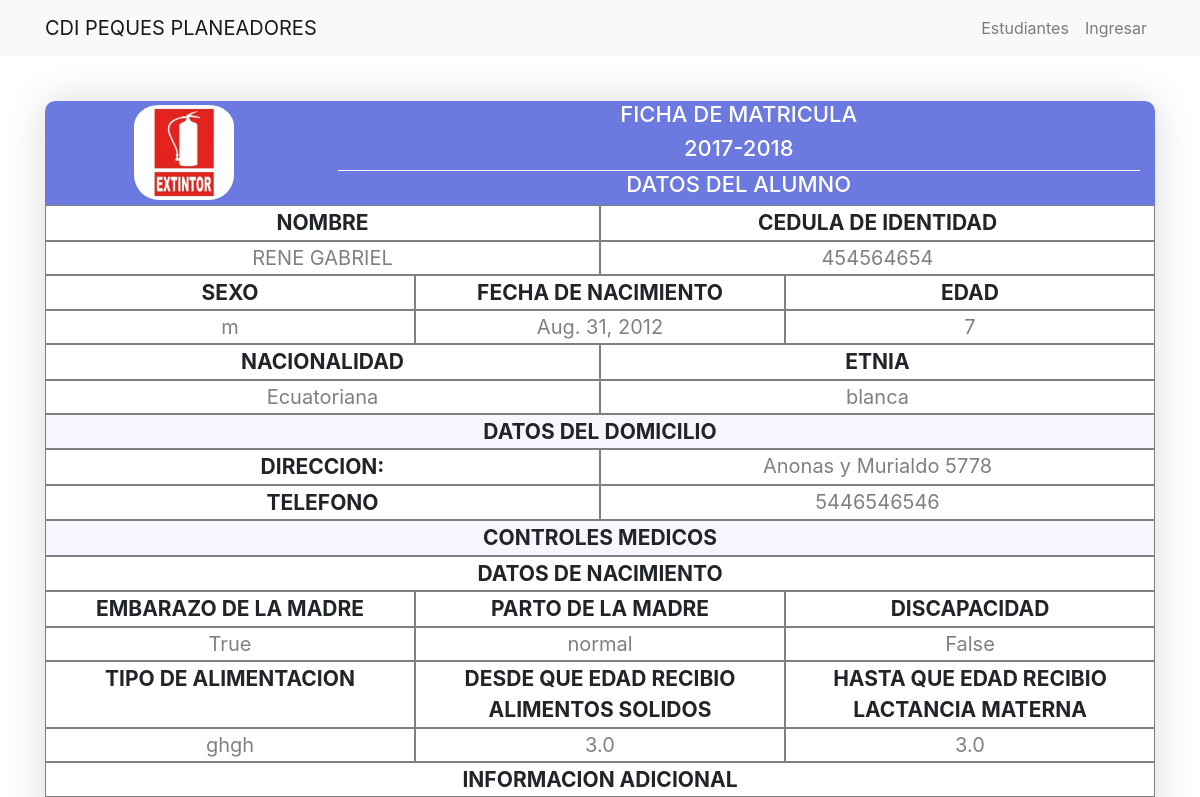
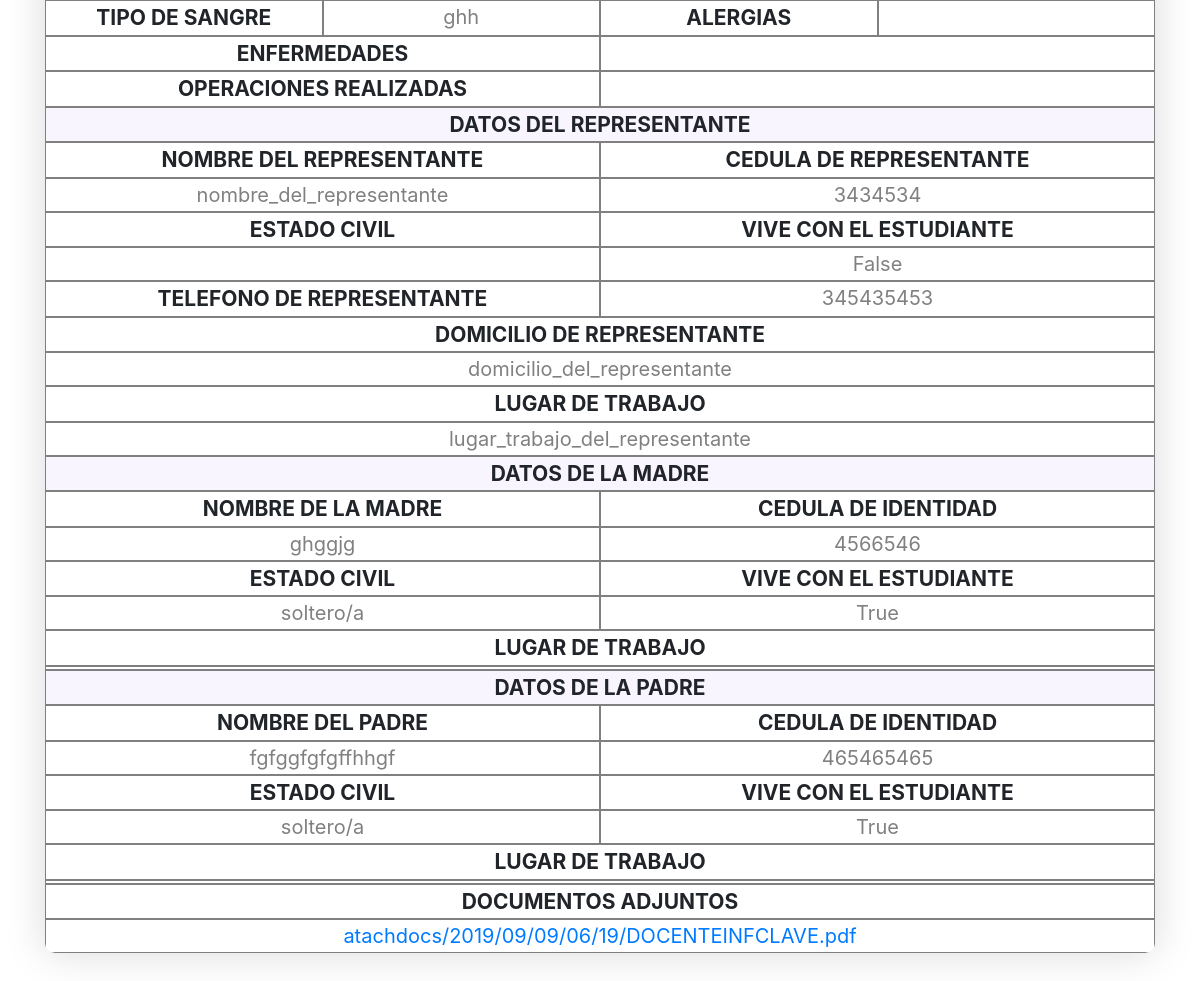
The app's page /students/1/ with its own data (2 pictures, top to bottom).
### students/models.py (models this page shows, shortened)
class Student(models.Model):
    COURSE_CHOICES = [('i_1', 'Inicial 1'), ('i_2', 'Inicial 2'), ('i_3', 'Inicial 3')]
    SEX_CHOICE = [('m', 'Masculino'), ('f', 'Femenino')]
    RACE_CHOICE = [('blanca', 'Blanca'), ('meztiza', 'Mestiza'), ('negra', 'Afrodescendiente'), ('indigena', 'Indigena')]
    MOTHER_BIRTH_BEHAVIOUR = [('normal', 'Normal'), ('complicado', 'Complicado')]
    DISABILITY_CHOICE = [('fisica', 'Fisica'), ('mental', 'Mental')]
    CIVIL_STATE = [('soltero/a', 'Soltero/a'), ('casado/a', 'Casado/a')]
    nombre = models.CharField(max_length=130)
    foto = models.ImageField(default='default.jpg', upload_to='students_pics', blank=True)
    sexo = models.CharField(max_length=130, choices=SEX_CHOICE)
    raza = models.CharField(max_length=120, choices=RACE_CHOICE)
    fecha_de_nacimiento = models.DateField(default=datetime.now(), help_text='Año-Mes-Dia', blank=True, null=True)
    ci = models.PositiveSmallIntegerField(unique=True, validators=[MaxValueValidator(9999999999)])
    nacionalidad = models.CharField(max_length=130, default='Ecuatoriana')
    curso = models.CharField(max_length=130, choices=COURSE_CHOICES, blank=True)
    domicilio = models.TextField()
    embarazo_de_la_madre_con_control = models.BooleanField(default=True, blank=True)
    parto_de_la_madre = models.CharField(max_length=120, choices=MOTHER_BIRTH_BEHAVIOUR, blank=True)
    tiene_discapacidad = models.BooleanField(default=False)
    tipo_de_discapacidad = models.CharField(max_length=125, choices=DISABILITY_CHOICE, blank=True)
    parte_afectada_por_discapacidad = models.CharField(max_length=130, blank=True)
    tipo_de_alimentacion = models.CharField(max_length=130)
    desde_que_edad_comio_solidos = models.FloatField(default=3)
    hasta_que_edad_tomo_leche_materna = models.FloatField(default=3)
    tipo_de_sangre = models.CharField(max_length=125)
    alergias = models.TextField(blank=True)
    enfermedades = models.TextField(blank=True)
    operaciones = models.TextField(blank=True)
    profesora = models.ForeignKey(User, on_delete=models.CASCADE)
    nombre_del_representante = models.CharField(max_length=130)
    ci_del_representante = models.PositiveSmallIntegerField()
    nacionalidad_del_representante = models.CharField(max_length=130, default='Ecuatoriana')
    telefono_del_representante = models.IntegerField()
    estado_civil_del_representante = models.CharField(max_length=125, choices=CIVIL_STATE, blank=True)
    representante_vive_con_estudiante = models.BooleanField()
    domicilio_del_representante = models.TextField(blank=True)
    lugar_trabajo_del_representante = models.TextField(blank=True)
    el_representante_es_el_padre_o_la_madre = models.BooleanField(default=True)
    nombre_de_la_madre = models.CharField(max_length=130, blank=True)
    ci_de_la_madre = models.PositiveSmallIntegerField(blank=True)
    nacionalidad_de_la_madre = models.CharField(max_length=130, default='Ecuatoriana', blank=True)
    telefono_de_la_madre = models.IntegerField()
    estado_civil_de_la_madre = models.CharField(max_length=125, choices=CIVIL_STATE, blank=True)
    madre_vive_con_hijo = models.BooleanField(default=True, blank=True)
    domicilio_de_la_madre = models.TextField(blank=True)
    lugar_trabajo_de_la_madre = models.TextField(blank=True)
    nombre_del_padre = models.CharField(max_length=130, blank=True)
    ci_del_padre = models.PositiveSmallIntegerField(blank=True)
    nacionalidad_del_padre = models.CharField(max_length=130, default='Ecuatoriana', blank=True)
    telefono_del_padre = models.IntegerField(blank=True)
    estado_civil_de_padre = models.CharField(max_length=125, choices=CIVIL_STATE, blank=True)
    padre_vive_con_hijo = models.BooleanField(default=True)
    domicilio_del_padre = models.TextField(blank=True)
    lugar_trabajo_del_padre = models.TextField(blank=True)
    documentos_adjuntos = models.FileField(blank=True, null=True, upload_to='atachdocs/%Y/%m/%D/')
    @property
    def age(self):
        age_year = int((datetime.now().date() - self.fecha_de_nacimiento).days / 365.25)
        return age_year

### students/views.py (the view)
# urls.py: path('<int:pk>/', ProfileStudent.as_view(), name='student-profile'),
class ProfileStudent(DetailView):
    model = Student
    context_object_name = 'students'

### students/templates/students/student_detail.html
{% extends "students/base.html" %}
{% block content %}
<article class="main_table">
    <div class="first_section">
        <div class="row title-background">
            <div class="col-sm-3 text-center">
               <img src="{{ students.foto.url }}"  class="profile-img" alt="Profile-img">
            </div>
            <div class="col-sm-9">
                <div>
                    <h1>FICHA DE MATRICULA</h1>
                    <h1>2017-2018</h1>
                </div>
                <div class="border-solid">
                    <h1>DATOS DEL ALUMNO</h1>
                </div>
            </div>
        </div>
    </div>
    <div class="second_section">
        <table>
            <tr>
                <th>NOMBRE</th>
                <th>CEDULA DE IDENTIDAD</th>
            </tr>
            <tr>
                <td>{{ students.nombre }}</td>
                <td>{{ students.ci }}</td>
            </tr>
        </table>
        <table>
            <tr>
                <th>SEXO</th>
                <th>FECHA DE NACIMIENTO</th>
                <th>EDAD</th>
            </tr>
            <tr>
                <td>{{ students.sexo }}</td>
                <td>{{ students.fecha_de_nacimiento }}</td>
                <td>{{ students.age }}</td>
            </tr>
        </table>
        <table>
            <tr>
                <th>NACIONALIDAD</th>
                <th>ETNIA</th>
            </tr>
            <tr>
                <td>{{ students.nacionalidad }}</td>
                <td>{{ students.raza }}</td>
            </tr>
        </table>
        <table>
            <tr class="title-background">
                <th>DATOS DEL DOMICILIO</th>
            </tr>
            <tr>
                <th>DIRECCION:</th>
                <td>{{ students.domicilio }}</td>
            </tr>
            <tr>
                <th>TELEFONO</th>
                <td>{{ students.telefono_de_la_madre }}</td>
            </tr>
        </table>
        <table>
            <tr class="title-background">
                <th>CONTROLES MEDICOS</th>
            </tr>
            <tr>
                <th>DATOS DE NACIMIENTO</th>
            </tr>
            <tr>
                <th>EMBARAZO DE LA MADRE</th>
                <th>PARTO DE LA MADRE</th>
                <th>DISCAPACIDAD</th>
            </tr>
            <tr>
                <td>{{students.embarazo_de_la_madre_con_control }}</td>
                <td>{{students.parto_de_la_madre }}</td>
                <td>{{students.tiene_discapacidad }}</td>
            </tr>
            <tr>
                <th>TIPO DE ALIMENTACION</th>
                <th>DESDE QUE EDAD RECIBIO ALIMENTOS SOLIDOS</th>
                <th>HASTA QUE EDAD RECIBIO LACTANCIA MATERNA</th>
            </tr>
            <tr>
                <td>{{ students.tipo_de_alimentacion }}</td>
                <td>{{ students.desde_que_edad_comio_solidos }}</td>
                <td>{{ students.hasta_que_edad_tomo_leche_materna }}</td>
            </tr>
        </table>
        <table>
            <tr>
                <th>INFORMACION ADICIONAL</th>
            </tr>
            <tr>
                <th>TIPO DE SANGRE</th>
                <td>{{ students.tipo_de_sangre }}</td>
                <th>ALERGIAS</th>
                <td>{{ students.alergias }}</td>
            </tr>
            <tr>
                <th>ENFERMEDADES</th>
                <td>{{ students.enfermedades }}</td>
            </tr>
                        <tr>
                <th>OPERACIONES REALIZADAS</th>
                <td>{{ students.operaciones }}</td>
            </tr>
        </table>
        <table>
            <tr class="title-background">
                <th>DATOS DEL REPRESENTANTE</th>
            </tr>
            <tr>
                <th>NOMBRE DEL REPRESENTANTE</th>
                <th>CEDULA DE REPRESENTANTE</th>
            </tr>
            <tr>
                <td>{{ students.nombre_del_representante }}</td>
                <td>{{ students.ci_del_representante }}</td>
            </tr>
            <tr>
                <th>ESTADO CIVIL</th>
                <th>VIVE CON EL ESTUDIANTE</th>
            </tr>
            <tr>
                <td>{{ students.estado_civil_del_representante }}</td>
                <td>{{ students.representante_vive_con_estudiante }}</td>
            </tr>
            <tr>
                <th>TELEFONO DE REPRESENTANTE</th>
                <td>{{ students.telefono_del_representante }}</td>
            </tr>
            <tr>
                <th>DOMICILIO DE REPRESENTANTE</th>
            </tr>
            <tr>
                <td>{{ students.domicilio_del_representante }}</td>
            </tr>
            <tr>
                <th>LUGAR DE TRABAJO</th>
            </tr>
            <tr>
                <td>{{ students.lugar_trabajo_del_representante }}</td>
            </tr>
        </table>
        <table>
            <tr class="title-background">
                <th>DATOS DE LA MADRE</th>
            </tr>
            <tr>
                <th>NOMBRE DE LA MADRE</th>
                <th>CEDULA DE IDENTIDAD</th>
            </tr>
            <tr>
                <td>{{ students.nombre_de_la_madre }}</td>
                <td>{{ students.ci_de_la_madre }}</td>
            </tr>
            <tr>
                <th>ESTADO CIVIL</th>
                <th>VIVE CON EL ESTUDIANTE</th>
            </tr>
            <tr>
                <td>{{ students.estado_civil_de_la_madre }}</td>
                <td>{{ students.madre_vive_con_hijo }}</td>
            </tr>
            <tr>
                <th>LUGAR DE TRABAJO</th>
            </tr>
            <tr>
                <td>{{ students.lugar_trabajo_de_la_madre }}</td>
            </tr>
        </table>
        <table>
            <tr class="title-background">
                <th>DATOS DE LA PADRE</th>
            </tr>
            <tr>
                <th>NOMBRE DEL PADRE</th>
                <th>CEDULA DE IDENTIDAD</th>
            </tr>
            <tr>
                <td>{{ students.nombre_del_padre }}</td>
                <td>{{ students.ci_del_padre }}</td>
            </tr>
            <tr>
                <th>ESTADO CIVIL</th>
                <th>VIVE CON EL ESTUDIANTE</th>
            </tr>
            <tr>
                <td>{{ students.estado_civil_de_padre }}</td>
                <td>{{ students.padre_vive_con_hijo }}</td>
            </tr>
            <tr>
                <th>LUGAR DE TRABAJO</th>
            </tr>
            <tr>
                <td>{{ students.lugar_trabajo_del_padre }}</td>
            </tr>
        </table>
        <table>
            <tr>
                <th>DOCUMENTOS ADJUNTOS</th>
            </tr>
            <tr>
                <td><a href="{{ students.documentos_adjuntos.url }}">{{ students.documentos_adjuntos }}</a></td>
            </tr>
        </table>
    </div>
</article>
{% endblock content %}

### students/templates/students/base.html (shortened to what this page needs)
{% load static %}
<!DOCTYPE html>
<html lang="en">
<head>
    <link rel="stylesheet" href="https://maxcdn.bootstrapcdn.com/bootstrap/4.0.0/css/bootstrap.min.css">
    <link rel="stylesheet" type="text/css" href="{% static 'students/css/main.css' %}">
</head>
<body>
    <nav class="navbar navbar-expand-lg navbar-light bg-light">
        <div class="container">
  <a class="navbar-brand" href="#">CDI PEQUES PLANEADORES</a>
  <div class="collapse navbar-collapse justify-content-end" id="navbarNavDropdown">
    <ul class="navbar-nav">
        <li class="nav-item">
            <a class="nav-link" href="{% url 'student-view' %}">Estudiantes</a>
        </li>
        {% if user.is_authenticated %}
            <li class="nav-item">
                <a class="nav-link" href="{% url 'student-create' %}">Añadir</a>
            </li>
            <li class="nav-item">
                <a class="nav-link" href="{% url 'logout' %}">Salir</a>
            </li>
        {% else %}
            <li class="nav-item">
                <a class="nav-link" href="{% url 'login' %}">Ingresar</a>
            </li>
        {% endif %}
    </ul>
  </div>
        </div>
</nav>
<div class="container">
    {% block content %}
    {% endblock %}
</div>
</body>
</html>

### students/static/students/css/main.css (style rules this page uses)
.main_table { margin-top: 45px; border-radius: 10px; overflow: hidden; box-shadow: 0 0 40px 0 rgba(0,0,0,.15); -moz-box-shadow: 0 0 40px 0 rgba(0,0,0,.15); -webkit-box-shadow: 0 0 40px 0 rgba(0,0,0,.15); -o-box-shadow: 0 0 40px 0 rgba(0,0,0,.15); -ms-box-shadow: 0 0 40px 0 rgba(0,0,0,.15); padding-left: 15px; padding-right: 15px; margin-bottom: 55px; }
.main_table .first_section .row .col-sm-9 { display: flex; flex-direction: column; text-align: center; font-size: 18px; color: #fff; background-color: #6c7ae0; }
.main_table .first_section .row .col-sm-3 { color: #fff; background-color: #6c7ae0; }
.main_table .first_section .row .col-sm-9 .border-solid { border-top: solid white 1px; }
.title-background { background-color: #F8F5FF; }
.first_section h1 { font-size: 22px }
.second_section { margin-right: -15px; margin-left: -15px; }
.second_section table { width: 100%; font-size: 22px; }
.second_section table tr { display: flex; text-align: center; }
.second_section table tr th, .second_section table tr td { flex: 1; border: solid gray .3px; }
.second_section table tbody tr td { font-size: 20px; color: gray; }
.second_section table tbody tr th { font-size: 21px; }
.profile-img { max-width: 100px; border-radius: 25px; padding-top: 4px; }

### records on screen
Student: foto (picture), nombre "RENE GABRIEL", ci "454564654", sexo "m", fecha_de_nacimiento "Aug. 31, 2012", age "7", nacionalidad "Ecuatoriana", raza "blanca", domicilio "Anonas y Murialdo 5778", telefono_de_la_madre "5446546546", embarazo_de_la_madre_con_control "True", parto_de_la_madre "normal", tiene_discapacidad "False", tipo_de_alimentacion "ghgh", desde_que_edad_comio_solidos "3.0", hasta_que_edad_tomo_leche_materna "3.0", tipo_de_sangre "ghh", nombre_del_representante "nombre_del_representante", ci_del_representante "3434534", representante_vive_con_estudiante "False", telefono_del_representante "345435453", domicilio_del_representante "domicilio_del_representante", lugar_trabajo_del_representante "lugar_trabajo_del_representante", nombre_de_la_madre "ghggjg", ci_de_la_madre "4566546", estado_civil_de_la_madre "soltero/a", madre_vive_con_hijo "True", nombre_del_padre "fgfggfgfgffhhgf", ci_del_padre "465465465", estado_civil_de_padre "soltero/a", padre_vive_con_hijo "True", documentos_adjuntos "atachdocs/2019/09/09/06/19/DOCENTEINFCLAVE.pdf"
